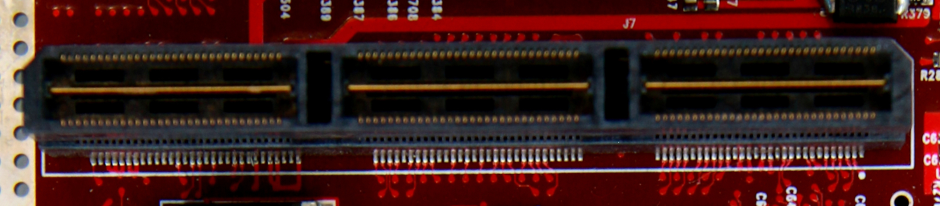
#> input picture components/cpu_io_board/mezzanine-180pos.JPG, 1880 x 412 px (shown at 1/2 size); its folder holds only this picture in this run
$ python extract_bom.py
#> lines starting #> are read from the running program, lines starting #| are printed output that depends on the picture
#!/usr/bin/env python3
"""
extract_bom.py — PCB Bill of Materials extractor for the r1mx project.

Extracts component reference designators and visible part numbers from
high-resolution PCB photographs. Uses EasyOCR (primary, best accuracy),
Tesseract (fallback, zero-download), or both.

Produces a bom.csv per board and a master bom_master.csv at the repo root.

Usage:
    # Process all boards with EasyOCR (default)
    python scripts/extract_bom.py

    # Single board
    python scripts/extract_bom.py --board cpu_io_board

    # Use Tesseract instead
    python scripts/extract_bom.py --engine tesseract

    # Save preprocessed tiles for debugging
    python scripts/extract_bom.py --board sd_board --debug

    # Minimum confidence for EasyOCR results (0–1, default 0.4)
    python scripts/extract_bom.py --min-confidence 0.5
"""

import argparse
import csv
import logging
import re
import sys
from pathlib import Path
from typing import NamedTuple

import cv2
import numpy as np

logging.basicConfig(
    level=logging.INFO,
    format="%(asctime)s %(levelname)s %(message)s",
    datefmt="%H:%M:%S",
)
log = logging.getLogger(__name__)

# ---------------------------------------------------------------------------
# Configuration
# ---------------------------------------------------------------------------

REPO_ROOT = Path(__file__).resolve().parent.parent
COMPONENTS_DIR = REPO_ROOT / "components"

# Image extensions to process (exclude .RW2 raw files)
IMAGE_EXTS = {".jpg", ".jpeg", ".png", ".JPG", ".PNG"}

# Tile configuration — smaller tiles give more effective zoom for tiny silkscreen text
TILE_SIZE_EASYOCR = 512
TILE_SIZE_TESSERACT = 1024
TILE_OVERLAP = 100

# Minimum tile dimension to bother OCR-ing
MIN_TILE_DIM = 128

# ---------------------------------------------------------------------------
# Reference designator patterns
# ---------------------------------------------------------------------------

# Standard EIA reference designator prefixes
_REF_PREFIXES = (
    r"IC|U|R|C|L|D|Q|T|F|Y|X|SW|J|P|CN|TP|CR|TR|BT|RN|VR|FB|BR|MH|MP|"
    r"DS|LED|M|E|SP|A|K|G|H|S|Z|W|V|N|FD|ZD|TVS|MOV|NTC|PTC"
)

# Matches: U7, R273, C12B, IC3, TP14, RN5, etc.
REF_PATTERN = re.compile(
    rf"\b(?:{_REF_PREFIXES})\d{{1,5}}[A-Z]?\b", re.IGNORECASE
)

# Generic part-number-like strings (4+ chars, mix of letters/digits/hyphens)
PARTNUM_PATTERN = re.compile(r"\b[A-Z0-9][A-Z0-9\-]{3,20}\b")

# Tokens that are clearly noise (pure noise, too generic, or hex addresses)
NOISE_PATTERN = re.compile(r"^(EE+|[0-9A-F]{6,}|[EIOU]{3,}|(.)\2{3,})$", re.IGNORECASE)

# Common English words that slip through as "part numbers" — not exhaustive
# but catches the most frequent false positives from OCR on PCB backgrounds.
_COMMON_WORDS = {
    "ACETATE", "ACTER", "ADIT", "AHEM", "AIRED", "ALATE", "AMAS",
    "AREA", "AERO", "ACRE", "AGES", "AIDE", "AIMS", "AIRS", "ALSO",
    "AMID", "AMOK", "AMPS", "ANTI", "ANTS", "ARCH", "ARCS", "ARMS",
    "ARMY", "ARTS", "ATOM", "ATOP", "AUNT", "AXES", "AXIS", "BACK",
    "BADE", "BAIL", "BAKE", "BALD", "BALE", "BALL", "BAND", "BANE",
    "BANK", "BARE", "BARK", "BARN", "BASE", "BASH", "BASK", "BASS",
    "BATH", "BATS", "BEAD", "BEAM", "BEAN", "BEAR", "BEAT", "BEEN",
    "BELT", "BEST", "BIAS", "BITE", "BITS", "BLOB", "BOND", "BONE",
    "BOOK", "BOOT", "BORE", "BORN", "BOTH", "BUFF", "BULK", "BUMP",
    "BURN", "CALL", "CAME", "CAMP", "CAPS", "CARD", "CARE", "CART",
    "CASE", "CAST", "CAVE", "CELL", "CHIP", "CITE", "CLAD", "CLAM",
    "CLAP", "CLIP", "CODE", "COIL", "COLD", "COME", "COMP", "CONE",
    "COPY", "CORD", "CORE", "COST", "COUP", "CREW", "CROP", "CUBE",
    "DATA", "DATE", "DEAD", "DEAL", "DEAN", "DECK", "DEEP", "DEFT",
    "DESK", "DIAL", "DIES", "DIFF", "DIODE", "DISK", "DIST", "DIVE",
    "DONE", "DOSE", "DOTS", "DOVE", "DOWN", "DRAW", "DRIP", "DROP",
    "DRUM", "DUAL", "DUMP", "DUST", "EACH", "EARL", "EARN", "EAST",
    "EASY", "EDGE", "EMIT", "EPIC", "EVEN", "EVER", "EXIT", "EXPO",
    "FACE", "FACT", "FADE", "FAIL", "FAIR", "FALL", "FAME", "FARE",
    "FAST", "FATE", "FEAT", "FEED", "FEEL", "FEET", "FILE", "FILL",
    "FILM", "FIND", "FINE", "FIRE", "FIRM", "FISH", "FIST", "FLAG",
    "FLAT", "FLAW", "FLIP", "FLOW", "FOAM", "FOLD", "FONT", "FOOD",
    "FORK", "FORM", "FUSE", "GAIN", "GAME", "GATE", "GAVE", "GAZE",
    "GEAR", "GLOW", "GLUE", "GOAL", "GOLD", "GOLF", "GONE", "GOOD",
    "GRAB", "GRID", "GRIP", "GROW", "HALF", "HALL", "HALT", "HAND",
    "HANG", "HARD", "HARM", "HASH", "HEAD", "HEAT", "HELD", "HELP",
    "HIGH", "HINT", "HOME", "HOOK", "HOPE", "HOST", "HOUR", "HULL",
    "IDLE", "INCH", "INTO", "IRON", "ISLE", "ITEM", "JOIN", "JUMP",
    "KEEP", "KEYS", "KICK", "KILL", "KIND", "KING", "KNOT", "LACK",
    "LAKE", "LAMP", "LANE", "LAST", "LATE", "LEAD", "LEAK", "LEAN",
    "LEAP", "LEFT", "LESS", "LIFT", "LIKE", "LIME", "LINE", "LINK",
    "LIST", "LIVE", "LOAD", "LOCK", "LONG", "LOOK", "LOOP", "LOSS",
    "LOST", "LOUD", "LOVE", "LUMP", "MADE", "MAIL", "MAIN", "MAKE",
    "MANY", "MARK", "MASK", "MASS", "MAST", "MATE", "MATH", "MAZE",
    "MEAN", "MEET", "MELT", "MEMO", "MESH", "MILD", "MINE", "MINT",
    "MODE", "MOLE", "MORE", "MOST", "MUCH", "MUST", "NAIL", "NAME",
    "NEAR", "NECK", "NEED", "NEXT", "NICE", "NODE", "NONE", "NORM",
    "NOSE", "NOTE", "NULL", "OPEN", "OPTS", "OVER", "PACK", "PAGE",
    "PAID", "PAIR", "PALM", "PART", "PASS", "PAST", "PATH", "PEAK",
    "PICK", "PILE", "PINS", "PIPE", "PLAN", "PLAY", "PLUG", "PLUS",
    "POLE", "POLL", "POOL", "PORT", "POSE", "PULL", "PUMP", "PURE",
    "PUSH", "RACK", "RAIL", "RAMP", "RANG", "RANK", "RATE", "READ",
    "REAL", "REEF", "RELY", "REPO", "REST", "RISE", "RISK", "ROAD",
    "ROLE", "ROLL", "ROOF", "ROOM", "ROPE", "ROSE", "ROUT", "RULE",
    "RUNS", "SAFE", "SAID", "SAIL", "SALE", "SALT", "SAME", "SAND",
    "SAVE", "SCAN", "SEAL", "SEED", "SELF", "SELL", "SEND", "SETS",
    "SHED", "SHIP", "SHOP", "SHOT", "SHOW", "SIDE", "SIGN", "SINK",
    "SIZE", "SKIP", "SLAB", "SLAG", "SLIP", "SLOT", "SLOW", "SNAP",
    "SOIL", "SOLE", "SOME", "SORT", "SPAN", "SPIN", "SPOT", "SPUR",
    "STAR", "STAY", "STEM", "STEP", "STOP", "STUB", "SUIT", "SWAP",
    "TABS", "TAIL", "TAKE", "TALK", "TALL", "TANK", "TAPE", "TASK",
    "TEST", "TEXT", "THAN", "THAT", "THEM", "THEN", "THIN", "THIS",
    "TICK", "TIDE", "TIED", "TILT", "TIME", "TIPS", "TOLD", "TOLL",
    "TONE", "TOOL", "TOPS", "TOUR", "TOWN", "TRIM", "TRUE", "TUBE",
    "TUNE", "TURN", "TYPE", "UNIT", "UNTO", "UPON", "USED", "USER",
    "VARY", "VAST", "VEIN", "VERY", "VIEW", "VOID", "VOLT", "VOTE",
    "WATT", "WAVE", "WEAR", "WERE", "WHEN", "WIDE", "WIND", "WIRE",
    "WISE", "WITH", "WORD", "WORE", "WORK", "WRAP", "YARD", "YEAR",
    "ZERO", "ZONE",
}

# ---------------------------------------------------------------------------
# Data types
# ---------------------------------------------------------------------------


class BomEntry(NamedTuple):
    board: str
    reference: str
    ref_type: str        # component class inferred from prefix
    source_image: str
    engine: str
    raw_text: str        # full OCR token as found
    x_px: int = -1       # centroid X in source image pixels (-1 = unknown)
    y_px: int = -1       # centroid Y in source image pixels (-1 = unknown)


# [24 lines left out: function ref_type_from_designator, not called in this run]


# ---------------------------------------------------------------------------
# Image discovery
# ---------------------------------------------------------------------------


def find_board_images(board_dir: Path) -> list[Path]:
    """Return all PCB images in a board folder, excluding datasheets."""
    images = []
    for path in sorted(board_dir.iterdir()):
        if path.is_dir() and path.name == "datasheets":
            continue
        if path.is_file() and path.suffix in IMAGE_EXTS:
            images.append(path)
    return images


# ---------------------------------------------------------------------------
# Image preprocessing
# ---------------------------------------------------------------------------


# [27 lines left out: function preprocess, not called in this run]


def tile_image(img: np.ndarray, tile_size: int, overlap: int) -> list[tuple[np.ndarray, int, int]]:
    """Yield (tile, x_offset, y_offset) tuples with overlapping tiles."""
    h, w = img.shape[:2]
    step = tile_size - overlap
    tiles = []
    y = 0
    while y < h:
        x = 0
        while x < w:
            tile = img[y: y + tile_size, x: x + tile_size]
            if tile.shape[0] >= MIN_TILE_DIM and tile.shape[1] >= MIN_TILE_DIM:
                tiles.append((tile, x, y))
            x += step
        y += step
    return tiles


# ---------------------------------------------------------------------------
# OCR engines
# ---------------------------------------------------------------------------

# Shared EasyOCR reader — lazy-initialised once per process
_easyocr_reader = None


def _get_easyocr_reader(gpu: bool = False):
    global _easyocr_reader
    if _easyocr_reader is None:
        import easyocr
        log.info("Initialising EasyOCR (gpu=%s) — first run downloads ~100 MB model", gpu)
        _easyocr_reader = easyocr.Reader(["en"], gpu=gpu, verbose=False)
    return _easyocr_reader


def ocr_with_easyocr(
    tiles: list[tuple[np.ndarray, int, int]],
    min_confidence: float = 0.35,
    gpu: bool = False,
) -> list[tuple[str, int, int]]:
    """
    Run EasyOCR on all tiles.
    Returns list of (text, abs_x_px, abs_y_px) — pixel position is
    the centroid of the text bbox in the original (pre-tiling) image.
    """
    from tqdm import tqdm
    reader = _get_easyocr_reader(gpu=gpu)
    tokens: list[tuple[str, int, int]] = []
    for tile, tile_x, tile_y in tqdm(tiles, desc="  tiles", leave=False, unit="tile"):
        try:
            results = reader.readtext(tile, detail=1)
        except Exception as exc:
            log.debug("EasyOCR tile error: %s", exc)
            continue
        for bbox, text, conf in results:
            if conf >= min_confidence and text.strip():
                # bbox = [[x1,y1],[x2,y2],[x3,y3],[x4,y4]] (four corners)
                xs = [pt[0] for pt in bbox]
                ys = [pt[1] for pt in bbox]
                cx = int(sum(xs) / 4) + tile_x
                cy = int(sum(ys) / 4) + tile_y
                tokens.append((text.strip(), cx, cy))
    return tokens


# [96 lines left out: functions ocr_with_tesseract, normalize_ref, filter_tokens, not called in this run]


# ---------------------------------------------------------------------------
# Per-image processing
# ---------------------------------------------------------------------------


def process_image(
    image_path: Path,
    engine: str,
    debug_dir: Path | None,
    min_confidence: float = 0.35,
    gpu: bool = False,
) -> tuple[dict[str, tuple[int, int]], dict[str, tuple[int, int]]]:
    """
    Load, preprocess, tile, and OCR a single PCB image.
    Returns (refs, parts) where each is a dict of clean_text → (x_px, y_px).
    """
#> called with engine = 'easyocr', min_confidence = 0.35, gpu = False
    log.info("  Processing %s", image_path.name)

    bgr = cv2.imread(str(image_path))
#> bgr is the input picture: shape (412, 1880, 3); mean B, G, R 30.1, 32.1, 65.3
    if bgr is None:
        log.warning("  Could not load %s", image_path)
        return {}, {}

    gray = cv2.cvtColor(bgr, cv2.COLOR_BGR2GRAY)
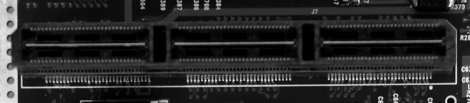
#> gray: shape (412, 1880) (shown at 1/4 size); min 0, max 255, mean 41.8
    log.info("  Image size: %dx%d", gray.shape[1], gray.shape[0])

    # For very dark images (mean < 80), apply gamma correction to lift shadows
    mean_brightness = float(gray.mean())
#> mean_brightness = 41.79
    if mean_brightness < 80:
        gamma = 1 / max(0.3, mean_brightness / 128)
#> gamma = 3.06
        gamma = min(gamma, 3.0)
#> gamma = 3
        log.info("  Dark image (mean=%.0f) — applying gamma %.2f", mean_brightness, gamma)
        lut = np.array([min(255, int(((i / 255.0) ** (1.0 / gamma)) * 255))
                        for i in range(256)], dtype=np.uint8)
#> lut = 256 values from 0 to 255
        bgr = cv2.LUT(bgr, lut)
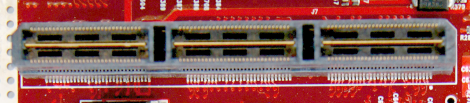
#> bgr: shape (412, 1880, 3) (shown at 1/4 size); mean B, G, R 82.6, 85.8, 141.8
        gray = cv2.cvtColor(bgr, cv2.COLOR_BGR2GRAY)
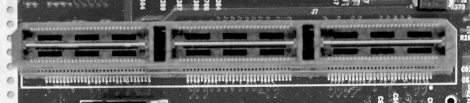
#> gray: shape (412, 1880) (shown at 1/4 size); min 0, max 255, mean 102.2

    clahe = cv2.createCLAHE(clipLimit=3.0, tileGridSize=(8, 8))
    enhanced = clahe.apply(gray)
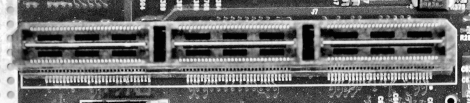
#> enhanced: shape (412, 1880) (shown at 1/4 size); min 0, max 255, mean 110.6

    if engine == "easyocr":
        enhanced_bgr = cv2.cvtColor(enhanced, cv2.COLOR_GRAY2BGR)
        inverted_bgr = cv2.cvtColor(255 - enhanced, cv2.COLOR_GRAY2BGR)
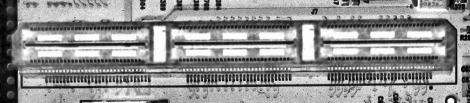
#> inverted_bgr: shape (412, 1880, 3) (shown at 1/4 size); min 0, max 255, mean 144.4
        # For dark boards, also add sharpened variant to catch fine silkscreen
        if mean_brightness < 80:
            sharp_kernel = np.array([[-1, -1, -1], [-1, 9, -1], [-1, -1, -1]])
            sharpened = cv2.filter2D(enhanced_bgr, -1, sharp_kernel)
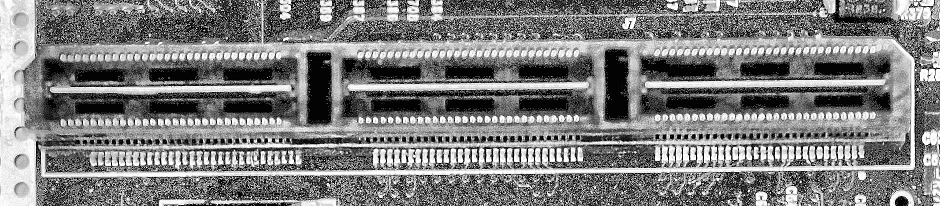
#> sharpened: shape (412, 1880, 3) (shown at 1/2 size); min 0, max 255, mean 124.8
            variants = [enhanced_bgr, inverted_bgr, sharpened]
        else:
            variants = [enhanced_bgr, inverted_bgr]
    else:
        variants = preprocess(gray)

    if debug_dir:
        debug_dir.mkdir(parents=True, exist_ok=True)
        stem = image_path.stem
        for i, v in enumerate(variants):
            cv2.imwrite(str(debug_dir / f"{stem}_variant{i}.png"), v)

    all_tokens: list[tuple[str, int, int]] = []
    for vi, variant in enumerate(variants):
        tile_size = TILE_SIZE_EASYOCR if engine == "easyocr" else TILE_SIZE_TESSERACT
        tiles = tile_image(variant, tile_size, TILE_OVERLAP)
        log.info("  Variant %d/%d: %d tiles", vi + 1, len(variants), len(tiles))

        if engine == "easyocr":
            tokens = ocr_with_easyocr(tiles, min_confidence=min_confidence, gpu=gpu)
        else:
            tokens = ocr_with_tesseract(tiles)

        all_tokens.extend(tokens)
#> this loop made 1 pass
#> (vi, tile_size, h in tile_image, w in tile_image, step in tile_image) on pass 1: (0, 512, 412, 1880, 412)
#> after the loop, all_tokens = []

    refs, parts = filter_tokens(all_tokens)
    log.info("  Found %d refs, %d part-number tokens", len(refs), len(parts))
    return refs, parts


# ---------------------------------------------------------------------------
# Per-board processing
# ---------------------------------------------------------------------------


def process_board(
    board_dir: Path,
    engine: str,
    debug: bool,
    min_confidence: float = 0.35,
    gpu: bool = False,
) -> list[BomEntry]:
    board_name = board_dir.name
    log.info("Board: %s", board_name)

    images = find_board_images(board_dir)
    if not images:
        log.warning("No images found in %s", board_dir)
        return []

    debug_dir = board_dir / "_debug" if debug else None

    entries: list[BomEntry] = []
    seen_refs: set[str] = set()

    for img_path in images:
        refs, parts = process_image(
            img_path, engine, debug_dir,
            min_confidence=min_confidence, gpu=gpu,
        )

        for ref, (x, y) in sorted(refs.items()):
            if ref in seen_refs:
                continue
            seen_refs.add(ref)
            entries.append(BomEntry(
                board=board_name,
                reference=ref,
                ref_type=ref_type_from_designator(ref),
                source_image=img_path.name,
                engine=engine,
                raw_text=ref,
                x_px=x,
                y_px=y,
            ))

        for part, (x, y) in sorted(parts.items()):
            if part in seen_refs:
                continue
            entries.append(BomEntry(
                board=board_name,
                reference=part,
                ref_type="PartNumber",
                source_image=img_path.name,
                engine=engine,
                raw_text=part,
                x_px=x,
                y_px=y,
            ))

    log.info("Board %s: %d total entries", board_name, len(entries))
    return entries


# ---------------------------------------------------------------------------
# Output
# ---------------------------------------------------------------------------

BOM_FIELDS = ["board", "reference", "ref_type", "source_image", "engine",
              "raw_text", "x_px", "y_px"]


# [46 lines left out: functions write_board_bom, write_master_bom, rebuild_master_bom, not called in this run]


# ---------------------------------------------------------------------------
# CLI
# ---------------------------------------------------------------------------


def main() -> None:
    parser = argparse.ArgumentParser(
        description="Extract component BOM from PCB photographs."
    )
    parser.add_argument(
        "--board",
        metavar="NAME",
        help="Process only this board (folder name under components/). "
             "Omit to process all boards.",
    )
    parser.add_argument(
        "--engine",
        choices=["easyocr", "tesseract"],
        default="easyocr",
        help="OCR engine: 'easyocr' (default, best accuracy) or 'tesseract' (fast, no download)",
    )
    parser.add_argument(
        "--min-confidence",
        type=float,
        default=0.35,
        metavar="FLOAT",
        help="Minimum EasyOCR confidence threshold 0–1 (default: 0.4)",
    )
    parser.add_argument(
        "--gpu",
        action="store_true",
        help="Use GPU for EasyOCR inference (requires CUDA/ROCm PyTorch)",
    )
    parser.add_argument(
        "--debug",
        action="store_true",
        help="Save preprocessed tile images to <board>/_debug/ for inspection.",
    )
    parser.add_argument(
        "--output-dir",
        metavar="DIR",
        default=str(REPO_ROOT),
        help="Directory for bom_master.csv (default: repo root).",
    )
    args = parser.parse_args()

    output_dir = Path(args.output_dir)

    if args.board:
        board_dirs = [COMPONENTS_DIR / args.board]
        if not board_dirs[0].is_dir():
            log.error("Board directory not found: %s", board_dirs[0])
            sys.exit(1)
    else:
        board_dirs = sorted(
            d for d in COMPONENTS_DIR.iterdir() if d.is_dir()
        )

    all_entries: list[BomEntry] = []

    for board_dir in board_dirs:
        entries = process_board(
            board_dir, args.engine, args.debug,
            min_confidence=args.min_confidence,
            gpu=args.gpu,
        )
        if entries:
            write_board_bom(board_dir, entries)
            all_entries.extend(entries)

    if all_entries:
        if args.board:
            # Single-board run: board CSV already written above; rebuild master from all boards
            rebuild_master_bom(output_dir)
        else:
            write_master_bom(all_entries, output_dir)
    else:
        log.warning("No entries found — check image paths and OCR output.")


if __name__ == "__main__":
    main()
#> (the call stopped at in _get_easyocr_reader, `_easyocr_reader = easyocr.Reader(["en"], gpu=gpu, verbose=False)`: easyocr is not available in this run)
